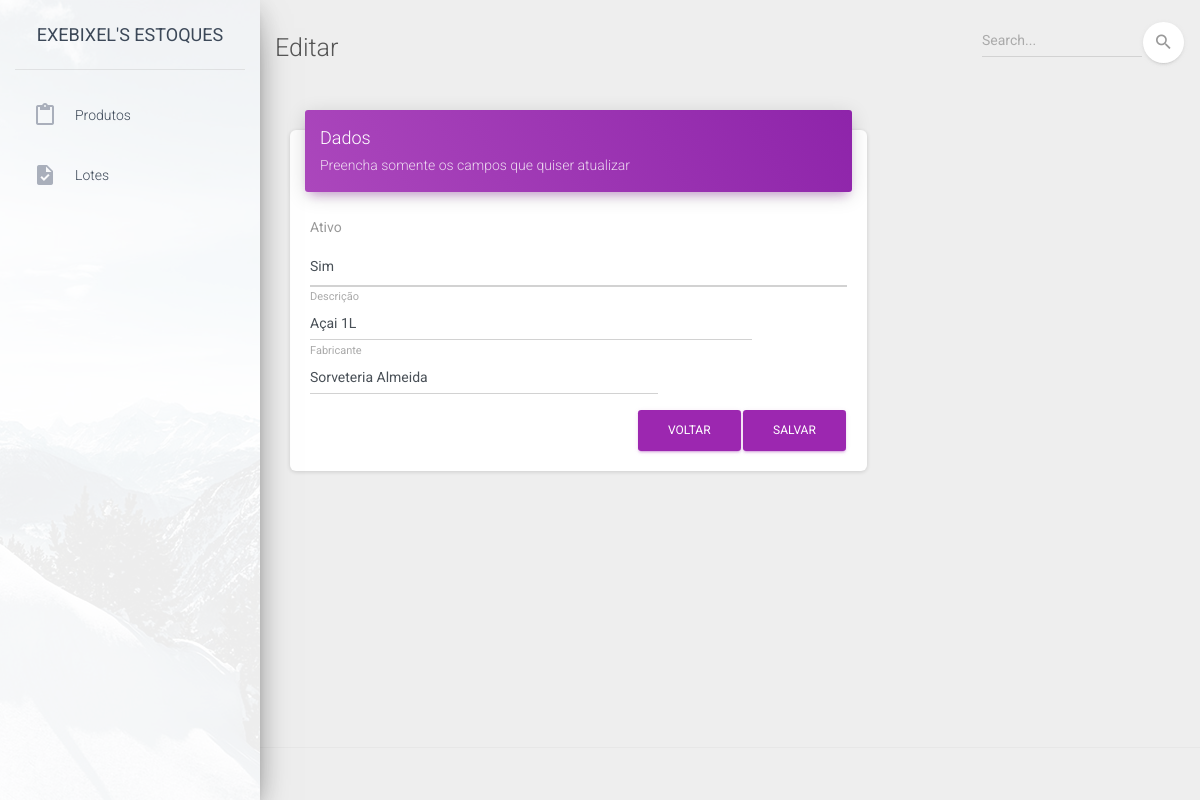
The page /produtos/form.php?id=4 on the database its author committed.
### tables this page shows
CREATE TABLE `produto` (
  `produto_id` int(11) NOT NULL AUTO_INCREMENT,
  `descricao` varchar(60) NOT NULL,
  `fabricante` varchar(60) DEFAULT NULL,
  `ativo` tinyint(1) NOT NULL DEFAULT 1,
  `data_cadastro` datetime NOT NULL DEFAULT current_timestamp(),
  `data_atualizacao` datetime NOT NULL DEFAULT current_timestamp() ON UPDATE current_timestamp(),
  PRIMARY KEY (`produto_id`)
);

### produtos/form.php (the view, shortened to what this page needs)
<?php
    include_once "../conexao.php";
    if (isset($_GET['id'])){
        $id = $_GET['id'];
        $sql = 'SELECT * FROM produto WHERE produto_id = ' .$id;
        $dados_produto = $connect->query($sql);
        foreach ($dados_produto as $dado){
            $infos = $dado;
        }
    }else{
        $id = 0;
    }
?>
<!DOCTYPE html>
<html lang="pt">
    <head>
        <?php
            include_once "../common/head.php";
        ?>
    </head>
    <body class="">
        <div class="wrapper ">
            <?php
            include_once "../common/sidebar.php";
            ?>
            <div class="main-panel">
                <nav class="navbar navbar-expand-lg navbar-transparent navbar-absolute fixed-top ">
                    <div class="container-fluid">
                        <div class="navbar-wrapper">
                            <?= $id ? "<h3>Editar</h3>" : "<h3>Cadastrar</h3>" ?>
                        </div>
                        <div class="collapse navbar-collapse justify-content-end">
                            <form class="navbar-form">
                                <div class="input-group no-border">
                                    <input type="text" value="" class="form-control" placeholder="Search...">
                                    <button type="submit" class="btn btn-white btn-round btn-just-icon">
                                        <i class="material-icons">search</i>
                                        <div class="ripple-container"></div>
                                    </button>
                                </div>
                            </form>
                        </div>
                    </div>
                </nav>
                <div class="content">
                    <div class="container-fluid">
                        <div class="row">
                            <div class="col-md-8">
                                <div class="card">
                                    <div class="card-header card-header-primary">
                                        <h4 class="card-title">Dados</h4>
                                        <p class="card-category"><?= $id ? "Preencha somente os campos que quiser atualizar" : "Complete os campos"?></p>
                                    </div>
                                    <div class="card-body">
                                        <form action="salvar.php" method="post">
                                            <div class="row">
                                                <div class="col-md-12">
                                                    <div class="form-group">
                                                        <label class="bmd-label-floating">Ativo</label>
                                                        <select class="form-control" name="ativo">
                                                            <option value="1" <?= $id && $infos['ativo'] == 1 ? "selected" : "" ?>>Sim</option>
                                                        </select>
                                                    </div>
                                                </div>
                                            </div>
                                            <div class="row">
                                                <div class="col-md-10">
                                                    <div class="form-group">
                                                        <label class="bmd-label-floating">Descrição</label>
                                                        <input type="text" class="form-control" name="descricao" value="<?= $id ? $infos['descricao'] : "" ?>" <?= $id ? "" : "required" ?>/>
                                                    </div>
                                                </div>
                                            </div>
                                            <div class="row">
                                                <div class="col-md-8">
                                                    <div class="form-group">
                                                        <label class="bmd-label-floating">Fabricante</label>
                                                        <input type="text" class="form-control" name="fabricante" value="<?= $id ? $infos['fabricante'] : "" ?>"/>
                                                    </div>
                                                </div>
                                            </div>
                                            <button type="submit" class="btn btn-primary pull-right">Salvar</button>
                                            <a href="index.php"><button type="button" class="btn btn-primary pull-right">Voltar</button></a>
                                            <div class="clearfix"></div>
                                        </form>
                                    </div>
                                </div>
                            </div>
                        </div>
                    </div>
                </div>
                <?php
                    include_once "../common/footer.php";
                ?>
            </div>
        </div>
    </body>
</html>

### rows shown on the page
produto: ativo "Sim", descricao "Açai 1L", fabricante "Sorveteria Almeida"
